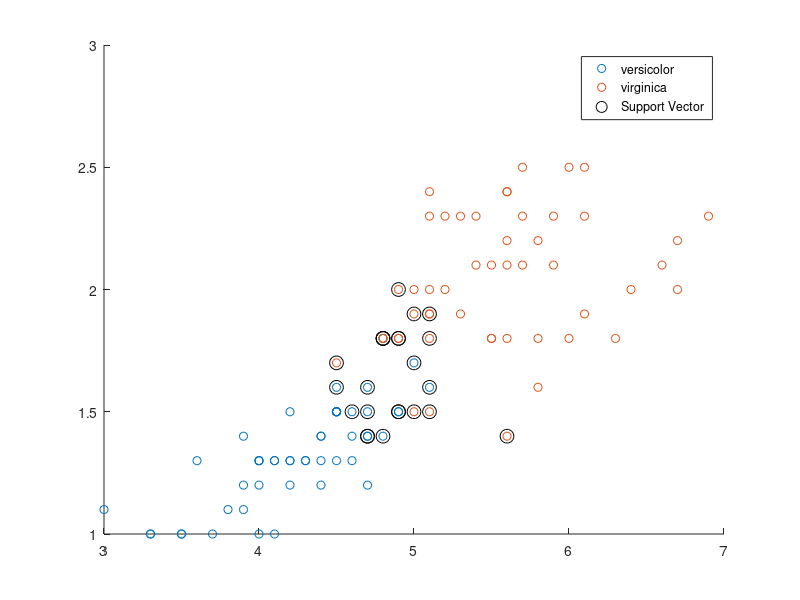

Here is the MATLAB script that generated this plot: (Note: this script raises an error after producing the figure.)
load fisheriris
inds = ~strcmp(species,'setosa');
X = meas(inds,3:4);
y = species(inds);

SVMModel = fitcsvm(X,y)

classOrder = SVMModel.ClassNames

sv = SVMModel.SupportVectors;
figure
gscatter(X(:,1),X(:,2),y)
hold on
plot(sv(:,1),sv(:,2),'ko','MarkerSize',10)
legend('versicolor','virginica','Support Vector')
hold offir